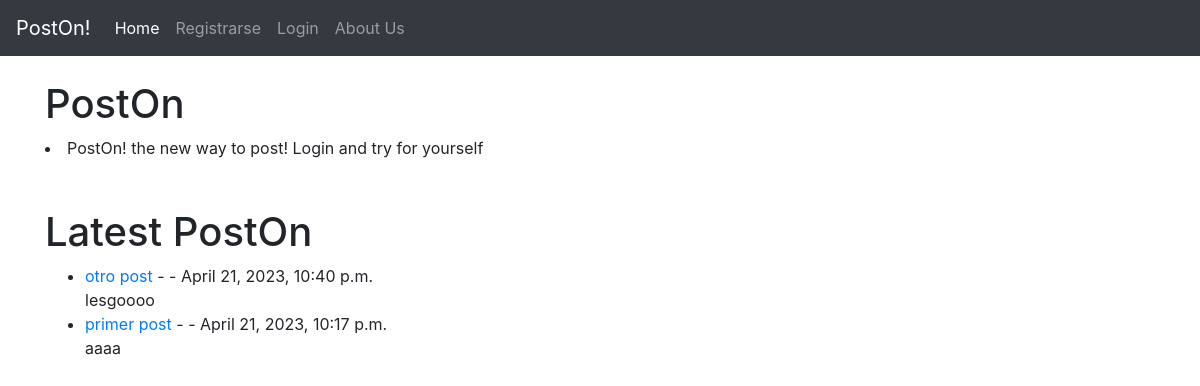
Before: / with the older database file.
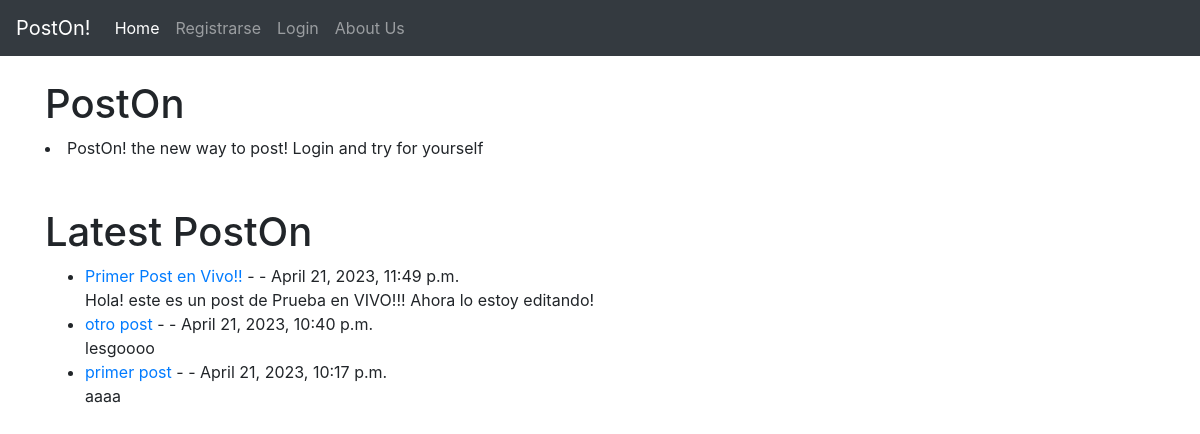
After: the same page with the newer database file.
### PostsApp/models.py (models this page shows, shortened)
class Post(models.Model):
    titulo = models.CharField(max_length=128)
    subTitulo = models.CharField(max_length=256)
    owner = models.ForeignKey(User, on_delete=models.CASCADE)
    cuerpo = models.TextField()
    postDate = models.DateTimeField(auto_now_add=True)

### PostsApp/views.py (the view)
class HomeView(ListView):
    model = Post
    template_name = 'PostViews/home.html'
    ordering = ['-postDate']
    def get_context_data(self, *args, **kwargs):
        context = super(HomeView, self).get_context_data(*args, **kwargs)
        return context

### templates/PostViews/home.html (shortened to what this page needs)
{% extends 'PostViews/base.html' %}
{% block contenido_cambia %}
    <h1>PostOn</h1>
    <li>
        PostOn! the new way to post!
        Login and try for yourself
    </li>
    <br/>
    <br/>
    <h1>Latest PostOn</h1>
    <ul>
        {% for post in object_list %}
            <li><a href="{% url 'PostDetail' post.pk %}"> {{ post.titulo }} </a>
                - {{ post.owner.first_name }}
                - {{ post.postDate }}
                <br/>
                {{ post.cuerpo | slice:"100" | safe }}
            </li>
        {% endfor %}
    </ul>
    {% for post in object_list %}
        {{ item }} <br/>
    {% endfor %}
{% endblock %}

### templates/PostViews/base.html (shortened to what this page needs)
<!doctype html>
<html lang="en">
<head>
    <link rel="stylesheet" href="https://cdn.jsdelivr.net/npm/bootstrap@4.4.1/dist/css/bootstrap.min.css"
>
</head>
<body>
<nav class="navbar navbar-expand-lg navbar-dark bg-dark">
    <a class="navbar-brand" href="{% url 'Home' %}">PostOn!</a>
    <div class="collapse navbar-collapse" id="navbarSupportedContent">
        <ul class="navbar-nav mr-auto">
            <li class="nav-item active">
                <a class="nav-link" href="#">Home <span class="sr-only">(current)</span></a>
                {% if user.is_authenticated %}
                    <li class="nav-item">
                        <a class="nav-link" href="{% url 'PostCreate' %}">Agregar Artículo</a>
                    </li>
                    <li class="nav-item">
                        <a class="nav-link" href="{% url 'logout' %}">Logout</a>
                    </li>
                    <li class="nav-item">
                        <a class="nav-link" href="{% url 'password_change' %}">Change Password</a>
                    </li>
                {% else %}
                    <li class="nav-item">
                        <a class="nav-link" href="{% url 'CreateBlogger' %}">Registrarse</a>
                    </li>
                    <li class="nav-item">
                        <a class="nav-link" href="{% url 'login' %}">Login</a>
                    </li>
                    <li class="nav-item">
                        <a class="nav-link" href="{% url 'AboutUs' %}">About Us</a>
                    </li>
                {% endif %}
        </ul>
    </div>
</nav>
<div class="container">
    <br/>
    {% block contenido_cambia %}
    {% endblock %}
</div>
</body>
</html>

Changed rows visible on the page:
added Post: titulo "Primer Post en Vivo!!", postDate "April 21, 2023, 11:49 p.m.", cuerpo "Hola! este es un post de Prueba en VIVO!!! Ahora lo estoy editando!"
